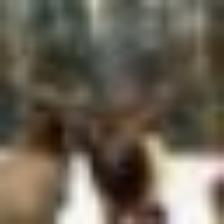
#> input picture debug_images/02_resized_224x224.jpg, 224 x 224 px
$ python -i extract_advanced_features.py   (imports and definitions only)
#> lines starting #> are read from the running program, lines starting #| are printed output that depends on the picture
#!/usr/bin/env python3
"""
Feature Extraction NÂNG CAO - Không cần Deep Learning
Sử dụng các kỹ thuật Computer Vision truyền thống mạnh mẽ:
- Color Histogram (768 dims)
- Local Binary Pattern (LBP) texture (256 dims)
- Edge features - Sobel, Laplacian (192 dims)
- Frequency domain - DCT features (256 dims)
- Statistical features mở rộng (576 dims)

Total: 2048 dimensions - đầy đủ và có ý nghĩa
"""

from pyspark.sql import SparkSession
from pyspark.sql.functions import col, udf, lit
from pyspark.ml.linalg import Vectors, VectorUDT
import numpy as np
from PIL import Image
from io import BytesIO
import time
import gc

# [3 lines not run here, left out]

# ============================================================================
# SPARK SESSION
# ============================================================================

# [8 lines that did not run here, left out]

# [1 line not run here, left out]

# ============================================================================
# FEATURE EXTRACTION FUNCTIONS
# ============================================================================

# [27 lines left out: function compute_lbp, not called in this run]

def compute_edge_features(gray_img):
    """
    Compute edge features using Sobel and Laplacian operators
    Edges thường khác biệt giữa REAL và FAKE
    """
    from scipy import ndimage

    # Sobel X
    sobel_x = ndimage.sobel(gray_img, axis=1)
    # Sobel Y
    sobel_y = ndimage.sobel(gray_img, axis=0)
    # Magnitude
    sobel_mag = np.sqrt(sobel_x**2 + sobel_y**2)

    # Laplacian
    laplacian = ndimage.laplace(gray_img)

    # Histograms (64 bins each)
    hist_sobel_x, _ = np.histogram(sobel_x.ravel(), bins=64, range=(-255, 255))
    hist_sobel_y, _ = np.histogram(sobel_y.ravel(), bins=64, range=(-255, 255))
    hist_sobel_mag, _ = np.histogram(sobel_mag.ravel(), bins=64, range=(0, 360))

    # Normalize
    hist_sobel_x = hist_sobel_x / hist_sobel_x.sum()
    hist_sobel_y = hist_sobel_y / hist_sobel_y.sum()
    hist_sobel_mag = hist_sobel_mag / hist_sobel_mag.sum()

    return np.concatenate([hist_sobel_x, hist_sobel_y, hist_sobel_mag])

# [164 lines left out: functions compute_dct_features, compute_color_histogram, compute_extended_stats, extract_advanced_features, not called in this run]

# Register UDF
# [1 line that did not run here, left out]

# ============================================================================
# BATCH PROCESSING
# ============================================================================

# [43 lines left out: function process_batch, not called in this run]

# ============================================================================
# MAIN PIPELINE
# ============================================================================

pipeline_start = time.time()
results = []

# [15 lines not run here, left out]
hdfs_real = "hdfs://namenode:8020/user/data/raw/train/REAL"
# [1 line not run here, left out]
# [1 line that did not run here, left out]
# [1 line that did not run here, left out]
# [1 line not run here, left out]

# [1 line that did not run here, left out]
# [11 lines not run here, left out]
hdfs_fake = "hdfs://namenode:8020/user/data/raw/train/FAKE"
# [1 line not run here, left out]
# [1 line that did not run here, left out]
# [1 line that did not run here, left out]
# [1 line not run here, left out]

# [1 line that did not run here, left out]
# [19 lines not run here, left out]
hdfs_test_real = "hdfs://namenode:8020/user/data/raw/test/REAL"
# [1 line not run here, left out]
# [1 line that did not run here, left out]
# [1 line that did not run here, left out]
# [5 lines not run here, left out]
hdfs_test_fake = "hdfs://namenode:8020/user/data/raw/test/FAKE"
# [1 line not run here, left out]
# [1 line that did not run here, left out]
# [1 line that did not run here, left out]
# [2 lines not run here, left out]

# ============================================================================
# SUMMARY
# ============================================================================

pipeline_elapsed = time.time() - pipeline_start

# [3 lines not run here, left out]

success_count = sum(1 for _, _, s, _ in results if s)
total_batches = len(results)
total_samples = sum(c for _, _, _, c in results)

# [18 lines not run here, left out]

>>> import cv2
>>> picture = cv2.imread('../../debug_images/02_resized_224x224.jpg', cv2.IMREAD_GRAYSCALE)
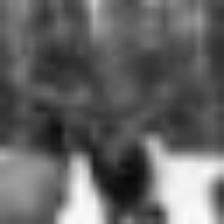
#> picture: shape (224, 224); min 9, max 252, mean 99.7
>>> result = compute_edge_features(picture)
#> in compute_edge_features, `sobel_x = ndimage.sobel(gray_img, axis=1)`:
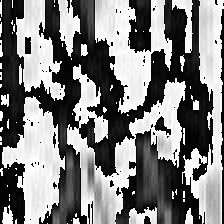
#> sobel_x: shape (224, 224); min 0, max 255, mean 126.2
#> in compute_edge_features, `sobel_y = ndimage.sobel(gray_img, axis=0)`:
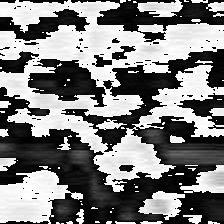
#> sobel_y: shape (224, 224); min 0, max 255, mean 125.9
#> in compute_edge_features, `sobel_mag = np.sqrt(sobel_x**2 + sobel_y**2)`:
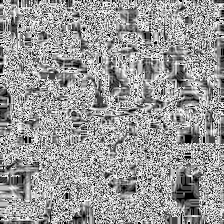
#> sobel_mag: shape (224, 224) float16; min 0, max 15.81, mean 9.47; drawn with min black and max white
#> in compute_edge_features, `laplacian = ndimage.laplace(gray_img)`:
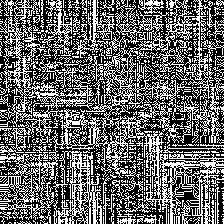
#> laplacian: shape (224, 224); min 0, max 255, mean 103.9
#> in compute_edge_features, `hist_sobel_x, _ = np.histogram(sobel_x.ravel(), bins=64, range=(-255, ..`: hist_sobel_x = 64 values, max 10505 at index 32, min 0 at index 0, mean 784
#> in compute_edge_features, `hist_sobel_y, _ = np.histogram(sobel_y.ravel(), bins=64, range=(-255, ..`: hist_sobel_y = 64 values, max 11989 at index 32, min 0 at index 0, mean 784
#> in compute_edge_features, `hist_sobel_mag, _ = np.histogram(sobel_mag.ravel(), bins=64, range=(0,..`: hist_sobel_mag = 64 values, max 20812 at index 2, min 0 at index 3, mean 784
#> in compute_edge_features, `hist_sobel_x = hist_sobel_x / hist_sobel_x.sum()`: hist_sobel_x = 64 values, max 0.209 at index 32, min 0 at index 0, mean 0.0156
#> in compute_edge_features, `hist_sobel_y = hist_sobel_y / hist_sobel_y.sum()`: hist_sobel_y = 64 values, max 0.239 at index 32, min 0 at index 0, mean 0.0156
#> in compute_edge_features, `hist_sobel_mag = hist_sobel_mag / hist_sobel_mag.sum()`: hist_sobel_mag = 64 values, max 0.415 at index 2, min 0 at index 3, mean 0.0156
#> result = 192 values, max 0.415 at index 130, min 0 at index 0, mean 0.0156
